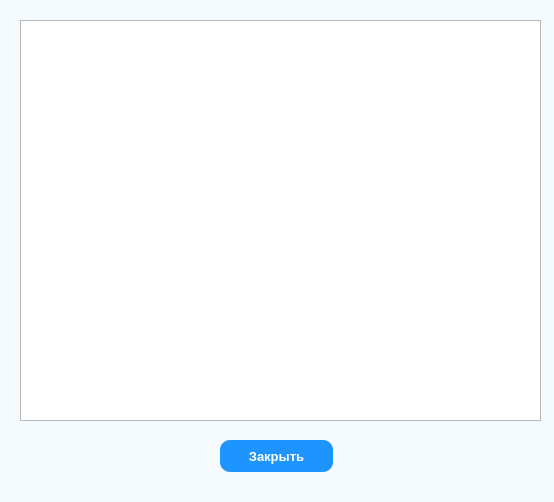
<?xml version="1.0" encoding="UTF-8"?>
<ui version="4.0">
 <class>Dialog</class>
 <widget class="QDialog" name="Dialog">
  <property name="geometry">
   <rect>
    <x>0</x>
    <y>0</y>
    <width>554</width>
    <height>502</height>
   </rect>
  </property>
  <property name="windowTitle">
   <string>Записи</string>
  </property>
  <property name="styleSheet">
   <string notr="true">QDialog {
	background: #F5FaFE;
}

QLabel {
	font-weight: bold;
	font-size: 15px;
}

QPushButton {
	border-radius: 10px;
	background: #1E95FE;
	color: white;
	font-weight: bold;
	font-size: 13px;
}

QLineEdit {
	border: 1px solid black;
	border-radius: 10px;
	padding: 0px 8px;
}</string>
  </property>
  <widget class="QPushButton" name="closeBtn">
   <property name="geometry">
    <rect>
     <x>220</x>
     <y>440</y>
     <width>113</width>
     <height>32</height>
    </rect>
   </property>
   <property name="text">
    <string>Закрыть</string>
   </property>
  </widget>
  <widget class="QTableWidget" name="teacherShowRecorTableWidget">
   <property name="geometry">
    <rect>
     <x>20</x>
     <y>20</y>
     <width>521</width>
     <height>401</height>
    </rect>
   </property>
  </widget>
 </widget>
 <resources/>
 <connections/>
</ui>
